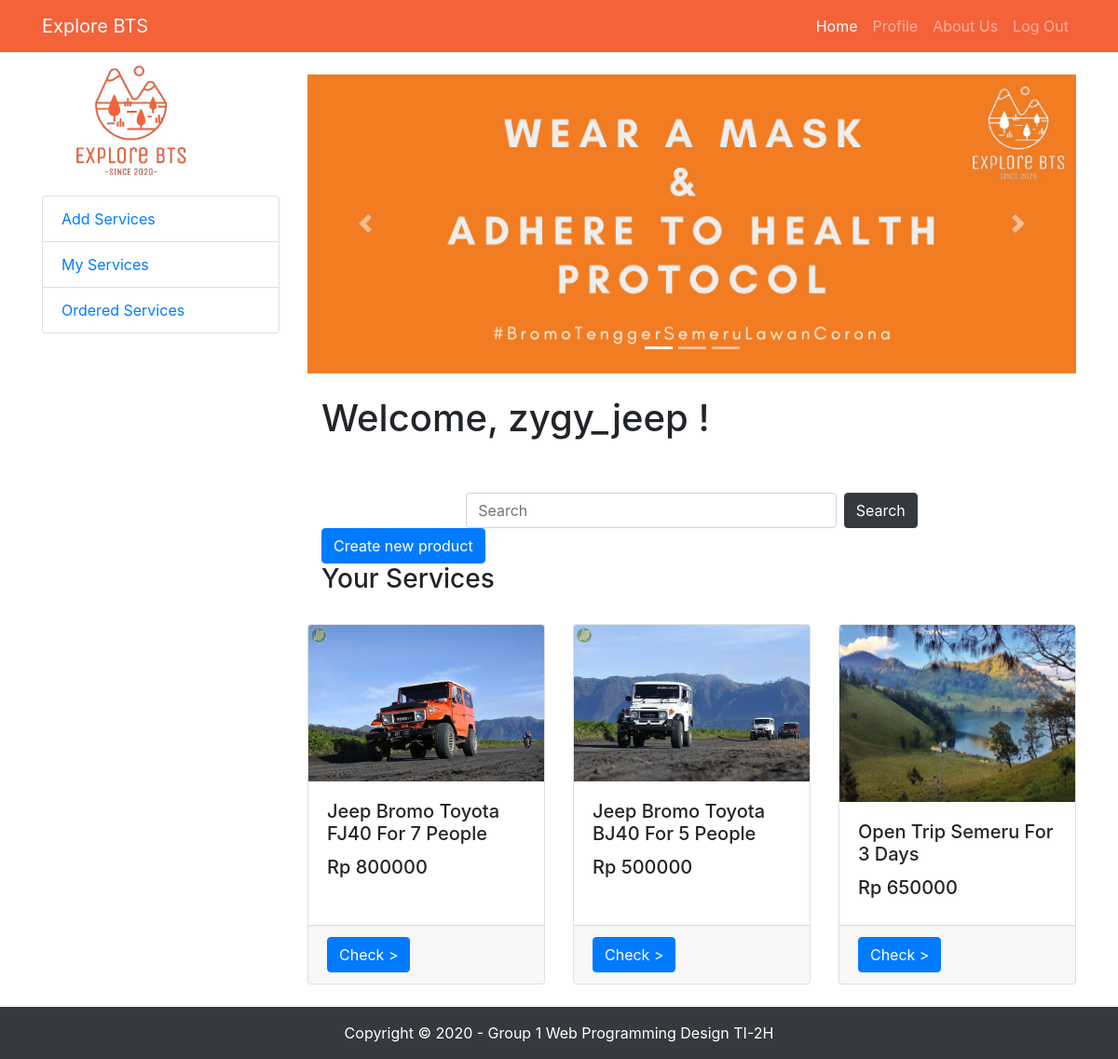
Page /homeVendor.php (signed in) on the committed database.
### tables this page shows
CREATE TABLE `products` (
  `product_id` int(11) NOT NULL,
  `product_name` varchar(100) NOT NULL,
  `product_pict` varchar(255) NOT NULL,
  `category_code` char(4) NOT NULL,
  `unit_price` int(11) NOT NULL,
  `product_stock` int(11) NOT NULL,
  `vendor_id` int(11) NOT NULL,
  `product_desc` varchar(255) NOT NULL
);

### homeVendor.php (the view, shortened to what this page needs)
<!DOCTYPE html>
<html lang="en">
<head>
  <link href="vendor/bootstrap/css/bootstrap.min.css" rel="stylesheet">
  <link href="vendor/bootstrap/css/bootstrap.min.css" rel="stylesheet">
  <link href="css/shop-homepage.css" rel="stylesheet">
</head>
<body>
    <?php session_start();
  include 'components/navbarVendor.php';
  ?>
  <div class="container">
    <div class="row">
      <div class="col-lg-3">
      <?php
        include 'components/sideMenuVendor.php';
      ?>
      </div>
      <div class="col-lg-9">
        <div id="myCarousel" class="carousel slide my-4" data-ride="carousel">
          <ol class="carousel-indicators">
            <li data-target="#myCarousel" data-slide-to="0" class="active"></li>
            <li data-target="#myCarousel" data-slide-to="1"></li>
            <li data-target="#myCarousel" data-slide-to="2"></li>
          </ol>
          <div class="carousel-inner" role="listbox">
            <div class="carousel-item active">
              <img class="d-block img-fluid" src="assets/slider-jumbotron-1.png" alt="First slide">
            </div>
          </div>
          <a class="carousel-control-prev" href="#myCarousel" role="button" data-slide="prev">
            <span class="carousel-control-prev-icon" aria-hidden="true"></span>
          </a>
          <a class="carousel-control-next" href="#myCarousel" role="button" data-slide="next">
            <span class="carousel-control-next-icon" aria-hidden="true"></span>
          </a>
        </div>
        <div class="container">
        <?php
        $username = $_SESSION['username'];
        if($_SESSION['login']){ ?>
            <h1>Welcome, <?php echo $username; ?> !</h1> <br>
            <?php } ?>
            <form action="search.php" method="GET" class="form-inline justify-content-center pt-4">
                <input class="form-control mr-sm-2 w-50" type="search" placeholder="Search" name="keyword">
                <button class="btn btn-dark my-2 my-sm-0 search-button" type="submit">Search</button>
            </form>
            <a href="createProduct.html"><button type="button" class="btn btn-primary">Create new product</button></a>
            <h3>Your Services</h3> <br>
        </div>
        <div class="row">
        <?php
                include "connection.php";
                $vendor_id = $_SESSION['user_id'];
                $query = "SELECT * FROM products WHERE vendor_id = $vendor_id";
                $result = mysqli_query($connect, $query);
                if(mysqli_num_rows($result) > 0){
                while($row = mysqli_fetch_assoc($result)){
            ?>
                <div class="col-lg-4 col-md-6 mb-4">
                    <div class="card h-100">
                        <img class="card-img-top" src="uploads/product_pict/<?php echo $row['product_pict'];?>" alt="">
                        <div class="card-body">
                        <h5 class="card-title"><?php echo $row['product_name'];?></h5>
                        <h5>Rp <?php echo $row['unit_price'];?></h5>
                        </div>
                        <div class="card-footer">
                            <button type="button" class="btn btn-primary" data-toggle="modal" data-target="#modal<?php echo $row['product_id']; ?>">Check > </button>
                        </div>
                    </div>
                </div>
            <?php
                        }
                    } else{
                        echo "0 result";
                    }
                ?>
            </div>
      </div>
    </div>
  </div>
  <footer class="py-3 bg-dark">
    <div class="container">
      <p class="m-0 text-center text-white">Copyright &copy;  2020 - Group 1 Web Programming Design TI-2H</p>
    </div>
  </footer>
</body>
</html>

### css/shop-homepage.css (style rules this page uses)
body { padding-top: 56px; }

### rows in the picture
products: product_pict (picture), product_name "Jeep Bromo Toyota FJ40 For 7 People", unit_price "800000"
products: product_pict (picture), product_name "Jeep Bromo Toyota BJ40 For 5 People", unit_price "500000"
products: product_pict (picture), product_name "Open Trip Semeru For 3 Days", unit_price "650000"

### other values in the picture
$username "zygy_jeep"
